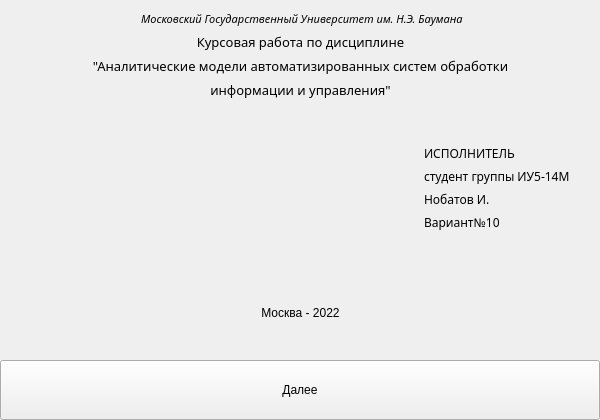
<?xml version="1.0" encoding="UTF-8"?>
<ui version="4.0">
 <class>MainWindow</class>
 <widget class="QMainWindow" name="MainWindow">
  <property name="geometry">
   <rect>
    <x>0</x>
    <y>0</y>
    <width>600</width>
    <height>420</height>
   </rect>
  </property>
  <property name="windowTitle">
   <string>Титул</string>
  </property>
  <widget class="QWidget" name="centralWidget">
   <widget class="QWidget" name="layoutWidget">
    <property name="geometry">
     <rect>
      <x>20</x>
      <y>0</y>
      <width>561</width>
      <height>331</height>
     </rect>
    </property>
    <layout class="QVBoxLayout" name="verticalLayout_6">
     <item>
      <layout class="QVBoxLayout" name="verticalLayout">
       <item>
        <widget class="QLabel" name="label">
         <property name="enabled">
          <bool>true</bool>
         </property>
         <property name="font">
          <font>
           <family>Montserrat</family>
           <pointsize>8</pointsize>
           <italic>true</italic>
          </font>
         </property>
         <property name="text">
          <string> Московский Государственный Университет им. Н.Э. Баумана</string>
         </property>
         <property name="textFormat">
          <enum>Qt::AutoText</enum>
         </property>
         <property name="alignment">
          <set>Qt::AlignCenter</set>
         </property>
         <property name="textInteractionFlags">
          <set>Qt::NoTextInteraction</set>
         </property>
        </widget>
       </item>
       <item>
        <widget class="QLabel" name="label_2">
         <property name="font">
          <font>
           <family>Montserrat</family>
           <pointsize>10</pointsize>
           <weight>50</weight>
           <bold>false</bold>
          </font>
         </property>
         <property name="text">
          <string>Курсовая работа по дисциплине</string>
         </property>
         <property name="textFormat">
          <enum>Qt::AutoText</enum>
         </property>
         <property name="alignment">
          <set>Qt::AlignCenter</set>
         </property>
         <property name="textInteractionFlags">
          <set>Qt::NoTextInteraction</set>
         </property>
        </widget>
       </item>
       <item>
        <widget class="QLabel" name="label_3">
         <property name="font">
          <font>
           <family>Montserrat</family>
           <pointsize>10</pointsize>
          </font>
         </property>
         <property name="text">
          <string>&quot;Аналитические модели автоматизированных систем обработки</string>
         </property>
         <property name="textFormat">
          <enum>Qt::AutoText</enum>
         </property>
         <property name="alignment">
          <set>Qt::AlignCenter</set>
         </property>
         <property name="textInteractionFlags">
          <set>Qt::NoTextInteraction</set>
         </property>
        </widget>
       </item>
       <item>
        <widget class="QLabel" name="label_4">
         <property name="font">
          <font>
           <family>Montserrat</family>
           <pointsize>10</pointsize>
          </font>
         </property>
         <property name="text">
          <string>информации и управления&quot;</string>
         </property>
         <property name="textFormat">
          <enum>Qt::AutoText</enum>
         </property>
         <property name="alignment">
          <set>Qt::AlignCenter</set>
         </property>
         <property name="textInteractionFlags">
          <set>Qt::NoTextInteraction</set>
         </property>
        </widget>
       </item>
      </layout>
     </item>
     <item>
      <layout class="QVBoxLayout" name="verticalLayout_5">
       <item>
        <layout class="QVBoxLayout" name="verticalLayout_3">
         <item>
          <spacer name="verticalSpacer">
           <property name="orientation">
            <enum>Qt::Vertical</enum>
           </property>
           <property name="sizeHint" stdset="0">
            <size>
             <width>20</width>
             <height>40</height>
            </size>
           </property>
          </spacer>
         </item>
         <item>
          <layout class="QHBoxLayout" name="horizontalLayout_2">
           <item>
            <spacer name="horizontalSpacer">
             <property name="orientation">
              <enum>Qt::Horizontal</enum>
             </property>
             <property name="sizeHint" stdset="0">
              <size>
               <width>368</width>
               <height>20</height>
              </size>
             </property>
            </spacer>
           </item>
           <item>
            <layout class="QVBoxLayout" name="verticalLayout_2">
             <item>
              <widget class="QLabel" name="label_5">
               <property name="font">
                <font>
                 <family>Montserrat</family>
                 <pointsize>9</pointsize>
                </font>
               </property>
               <property name="layoutDirection">
                <enum>Qt::LeftToRight</enum>
               </property>
               <property name="text">
                <string>ИСПОЛНИТЕЛЬ</string>
               </property>
               <property name="alignment">
                <set>Qt::AlignLeading|Qt::AlignLeft|Qt::AlignVCenter</set>
               </property>
              </widget>
             </item>
             <item>
              <widget class="QLabel" name="label_6">
               <property name="font">
                <font>
                 <family>Montserrat</family>
                 <pointsize>9</pointsize>
                </font>
               </property>
               <property name="layoutDirection">
                <enum>Qt::LeftToRight</enum>
               </property>
               <property name="text">
                <string>студент группы ИУ5-14М</string>
               </property>
               <property name="alignment">
                <set>Qt::AlignLeading|Qt::AlignLeft|Qt::AlignVCenter</set>
               </property>
              </widget>
             </item>
             <item>
              <widget class="QLabel" name="label_7">
               <property name="font">
                <font>
                 <family>Montserrat</family>
                 <pointsize>9</pointsize>
                </font>
               </property>
               <property name="layoutDirection">
                <enum>Qt::LeftToRight</enum>
               </property>
               <property name="text">
                <string>Нобатов И.</string>
               </property>
               <property name="alignment">
                <set>Qt::AlignLeading|Qt::AlignLeft|Qt::AlignVCenter</set>
               </property>
              </widget>
             </item>
             <item>
              <widget class="QLabel" name="label_8">
               <property name="font">
                <font>
                 <family>Montserrat</family>
                 <pointsize>9</pointsize>
                </font>
               </property>
               <property name="layoutDirection">
                <enum>Qt::LeftToRight</enum>
               </property>
               <property name="text">
                <string>Вариант№10</string>
               </property>
               <property name="alignment">
                <set>Qt::AlignLeading|Qt::AlignLeft|Qt::AlignVCenter</set>
               </property>
              </widget>
             </item>
            </layout>
           </item>
          </layout>
         </item>
        </layout>
       </item>
       <item>
        <layout class="QVBoxLayout" name="verticalLayout_4">
         <item>
          <spacer name="verticalSpacer_2">
           <property name="orientation">
            <enum>Qt::Vertical</enum>
           </property>
           <property name="sizeHint" stdset="0">
            <size>
             <width>20</width>
             <height>40</height>
            </size>
           </property>
          </spacer>
         </item>
         <item>
          <widget class="QLabel" name="label_9">
           <property name="text">
            <string>Москва - 2022</string>
           </property>
           <property name="alignment">
            <set>Qt::AlignBottom|Qt::AlignHCenter</set>
           </property>
          </widget>
         </item>
        </layout>
       </item>
      </layout>
     </item>
    </layout>
   </widget>
   <widget class="QPushButton" name="pushButton">
    <property name="geometry">
     <rect>
      <x>0</x>
      <y>360</y>
      <width>600</width>
      <height>60</height>
     </rect>
    </property>
    <property name="text">
     <string>Далее</string>
    </property>
   </widget>
  </widget>
 </widget>
 <layoutdefault spacing="6" margin="11"/>
 <resources/>
 <connections/>
</ui>
